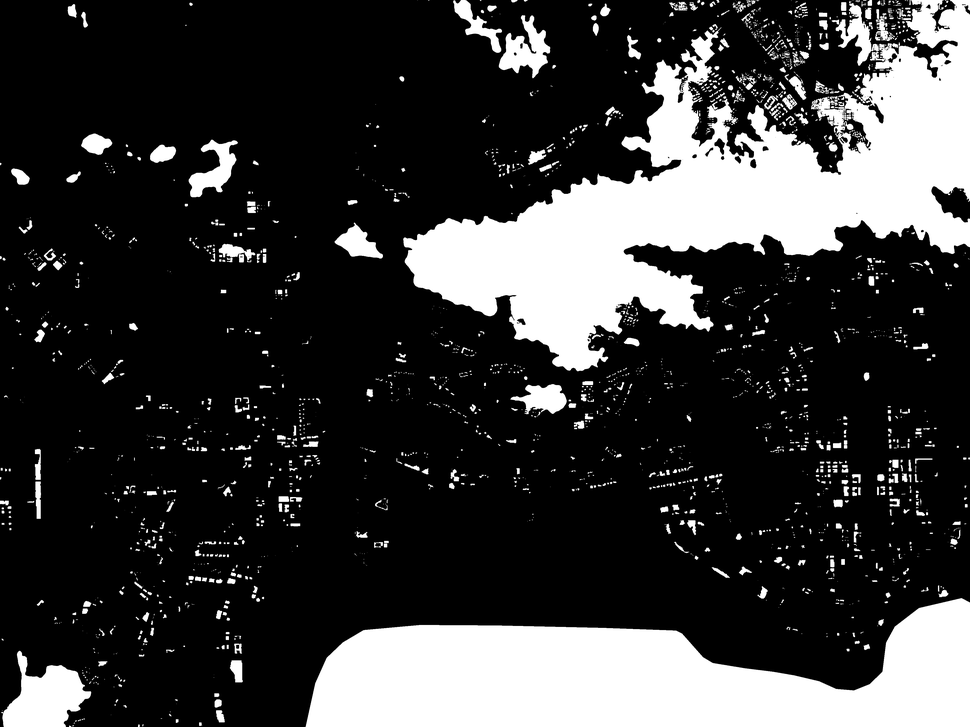
#> input picture data/image.png, 970 x 727 px, shrunk from 4000 x 3000 before the run
$ python generate_first_move_matrix.py
#> lines starting #> are read from the running program, lines starting #| are printed output that depends on the picture; after the words box and inside, x2 and y2 are one past the last pixel; in counts of white or black regions, pixels touching at a corner belong together
"""
Generate First Move Matrix for Pathfinding Training Data

This script generates a first move matrix given a map, start point, and goal point.
The first move matrix indicates the direction of the first move from each cell
to reach the goal, which can be used as training data for neural networks.
"""

import numpy as np
import cv2
import heapq
from typing import Tuple, List, Optional
from collections import deque


# Direction encoding for 4-connected grid
# 0: North (up, -y), 1: South (down, +y), 2: East (right, +x), 3: West (left, -x)
DIRECTIONS_4 = [
    (0, -1),   # 0: North
    (0, 1),    # 1: South
    (1, 0),    # 2: East
    (-1, 0),   # 3: West
]

# Direction encoding for 8-connected grid
DIRECTIONS_8 = [
    (0, -1),   # 0: North
    (0, 1),    # 1: South
    (1, 0),    # 2: East
    (-1, 0),   # 3: West
    (1, -1),   # 4: Northeast
    (-1, -1),  # 5: Northwest
    (1, 1),    # 6: Southeast
    (-1, 1),   # 7: Southwest
]

OBSTACLE_VALUE = -1
UNREACHABLE_VALUE = -2


# [91 lines left out: function compute_first_move_matrix_dijkstra, not called in this run]


def compute_first_move_matrix_bfs(
    map_img: np.ndarray,
    goal: Tuple[int, int],
    use_8_connected: bool = False
) -> np.ndarray:
    """
    Compute first move matrix using BFS backwards from the goal.
    This is faster than Dijkstra for uniform-cost grids.

    Args:
        map_img: 2D numpy array where 0=free, >200=obstacle (or binary: 0=free, 1=obstacle)
        goal: (x, y) goal position in pixel coordinates
        use_8_connected: If True, use 8-connected grid, else 4-connected

    Returns:
        2D numpy array of first move directions
    """
    height, width = map_img.shape
    directions = DIRECTIONS_8 if use_8_connected else DIRECTIONS_4

    # Initialize first move matrix
    first_move_matrix = np.full((height, width), UNREACHABLE_VALUE, dtype=np.int32)

    # Mark obstacles
    obstacle_mask = (map_img > 200) if map_img.max() > 1 else (map_img == 1)
    first_move_matrix[obstacle_mask] = OBSTACLE_VALUE

    # Check if goal is valid
    goal_y, goal_x = goal[1], goal[0]  # Note: goal is (x, y), but array is (y, x)
    if goal_x < 0 or goal_x >= width or goal_y < 0 or goal_y >= height:
        return first_move_matrix
    if obstacle_mask[goal_y, goal_x]:
        return first_move_matrix

    # BFS backwards from goal
    queue = deque([(goal_y, goal_x)])
    visited = np.zeros((height, width), dtype=bool)
    visited[goal_y, goal_x] = True

    # For goal cell, mark as 0 (arrived)
    first_move_matrix[goal_y, goal_x] = 0

    while queue:
        y, x = queue.popleft()

        # Explore neighbors
        for dir_idx, (dx, dy) in enumerate(directions):
            nx, ny = x + dx, y + dy

            # Check bounds
            if nx < 0 or nx >= width or ny < 0 or ny >= height:
                continue

            # Check if obstacle
            if obstacle_mask[ny, nx]:
                continue

            # Check if already visited
            if visited[ny, nx]:
                continue

            # Mark as visited and set first move direction
            visited[ny, nx] = True
            first_move_matrix[ny, nx] = dir_idx
            queue.append((ny, nx))

    return first_move_matrix


def visualize_first_move_matrix(
    map_img: np.ndarray,
    first_move_matrix: np.ndarray,
    start: Optional[Tuple[int, int]] = None,
    goal: Optional[Tuple[int, int]] = None,
    use_8_connected: bool = False
) -> np.ndarray:
    """
    Visualize the first move matrix as an RGB image.

    Args:
        map_img: Original map image
        first_move_matrix: First move matrix
        start: Optional start position for visualization
        goal: Optional goal position for visualization
        use_8_connected: Whether 8-connected was used

    Returns:
        RGB image for visualization
    """
    height, width = first_move_matrix.shape
    vis_img = np.zeros((height, width, 3), dtype=np.uint8)

    # Color map for directions
    if use_8_connected:
        colors = [
            (0, 0, 255),    # 0: North - Red
            (0, 255, 0),    # 1: South - Green
            (255, 0, 0),    # 2: East - Blue
            (255, 255, 0),  # 3: West - Cyan
            (255, 0, 255),  # 4: Northeast - Magenta
            (0, 255, 255),  # 5: Northwest - Yellow
            (128, 128, 0),  # 6: Southeast
            (128, 0, 128),  # 7: Southwest
        ]
    else:
        colors = [
            (0, 0, 255),    # 0: North - Red
            (0, 255, 0),    # 1: South - Green
            (255, 0, 0),    # 2: East - Blue
            (255, 255, 0),  # 3: West - Cyan
        ]

    # Draw directions
    for y in range(height):
        for x in range(width):
            val = first_move_matrix[y, x]
            if val == OBSTACLE_VALUE:
                vis_img[y, x] = (128, 128, 128)  # Gray for obstacles
            elif val == UNREACHABLE_VALUE:
                vis_img[y, x] = (0, 0, 0)  # Black for unreachable
            elif 0 <= val < len(colors):
                vis_img[y, x] = colors[val]

    # Draw start and goal
    if start is not None:
        sx, sy = start[0], start[1]
        if 0 <= sx < width and 0 <= sy < height:
            cv2.circle(vis_img, (sx, sy), 5, (0, 255, 255), -1)  # Yellow circle
    if goal is not None:
        gx, gy = goal[0], goal[1]
        if 0 <= gx < width and 0 <= gy < height:
            cv2.circle(vis_img, (gx, gy), 5, (255, 255, 255), -1)  # White circle

    return vis_img


def generate_training_sample(
    map_img: np.ndarray,
    start: Tuple[int, int],
    goal: Tuple[int, int],
    use_8_connected: bool = False,
    use_bfs: bool = True
) -> dict:
    """
    Generate a single training sample with first move matrix.

    Args:
        map_img: 2D numpy array map (0=free, >200 or 1=obstacle)
        start: (x, y) start position
        goal: (x, y) goal position
        use_8_connected: Whether to use 8-connected grid
        use_bfs: If True, use BFS (faster for uniform cost), else Dijkstra

    Returns:
        Dictionary containing:
        - 'map': map image array
        - 'start': start position
        - 'goal': goal position
        - 'first_move_matrix': first move matrix
        - 'use_8_connected': whether 8-connected was used
    """
    if use_bfs:
        first_move_matrix = compute_first_move_matrix_bfs(
            map_img, goal, use_8_connected
        )
    else:
        first_move_matrix = compute_first_move_matrix_dijkstra(
            map_img, goal, use_8_connected
        )

    return {
        'map': map_img.copy(),
        'start': start,
        'goal': goal,
        'first_move_matrix': first_move_matrix,
        'use_8_connected': use_8_connected
    }


# Example usage
if __name__ == "__main__":
    import matplotlib.pyplot as plt

    # Load map
    map_path = "data/image.png"
    map_img = cv2.imread(map_path, cv2.IMREAD_GRAYSCALE)
#> map_img is the input picture: shape (727, 970); min 0, max 255, mean 58.2

    if map_img is None:
        print(f"Error: Could not load map from {map_path}")
        exit(1)

    print(f"Map size: {map_img.shape}")
#| Map size: (727, 970)

    # Example start and goal
    height, width = map_img.shape
#> height = 727; width = 970
    start = (width // 4, height // 4)
#> start = (242, 181)
    goal = (3 * width // 4, 3 * height // 4)
#> goal = (727, 545)

    # Generate first move matrix
    print("Generating first move matrix...")
    sample = generate_training_sample(
        map_img, start, goal,
        use_8_connected=False,  # Use 4-connected for now
        use_bfs=True
    )
#> in compute_first_move_matrix_bfs, `obstacle_mask = (map_img > 200) if map_img.max() > 1 else (map_img == 1)`:
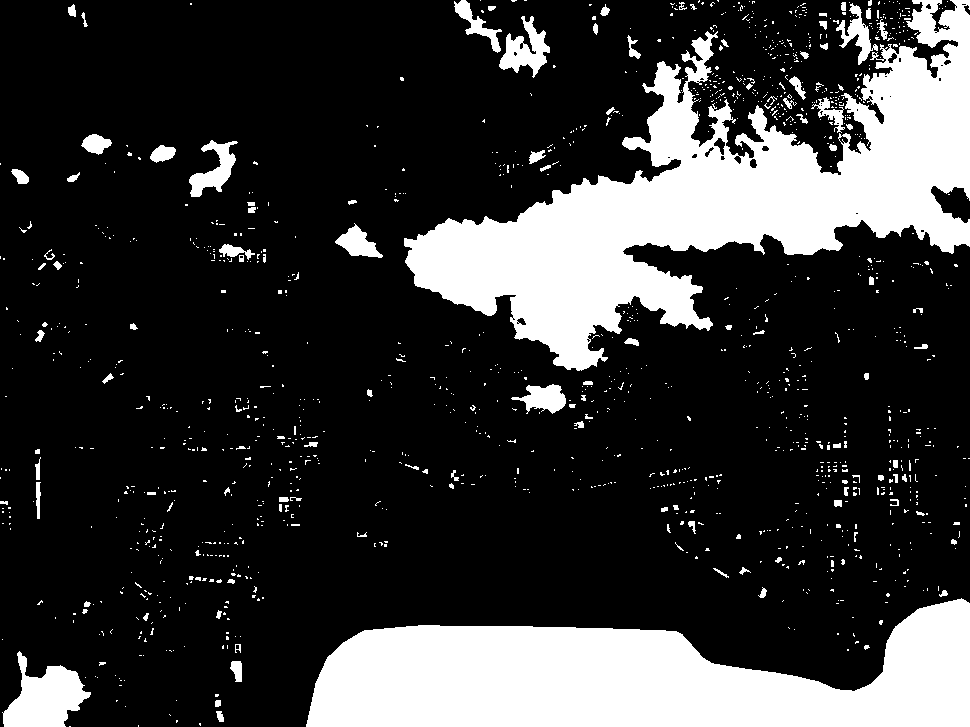
#> obstacle_mask: shape (727, 970) bool; 21.7% white; 1336 white regions (1215 under 20 px), largest, box (x1, y1, x2, y2) and area: (404, 0, 970, 371) 76096, (306, 598, 970, 727) 56512, (2, 651, 91, 727) 3701
#> after the loop in compute_first_move_matrix_bfs, `while queue:`:
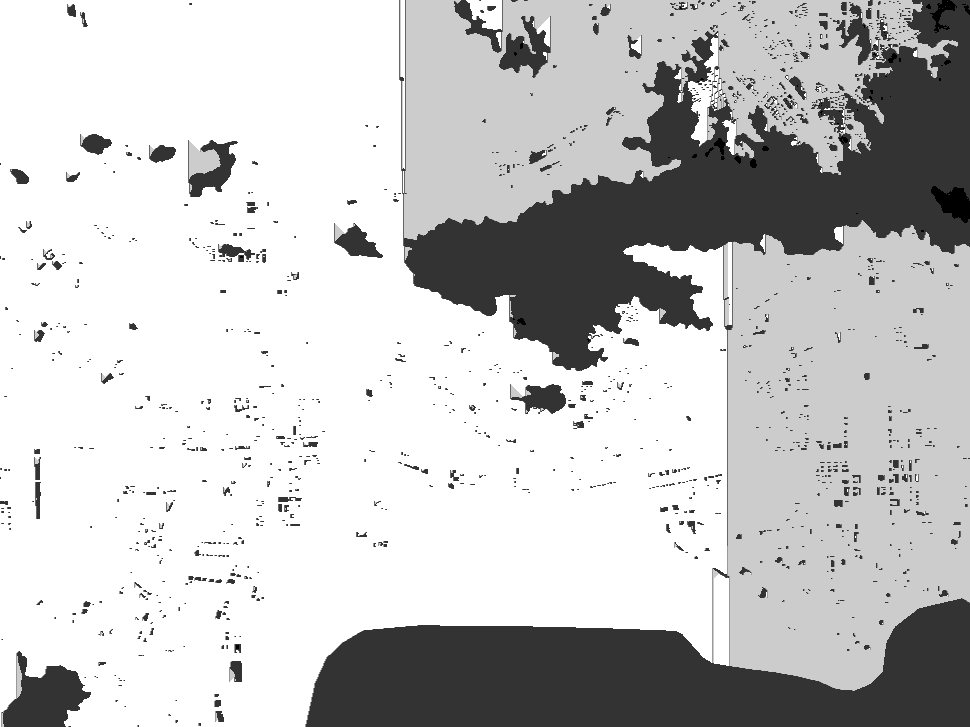
#> first_move_matrix: shape (727, 970) int32; min -2, max 3, mean 1.86; drawn with min black and max white
#> after the loop in compute_first_move_matrix_bfs, `while queue:`:
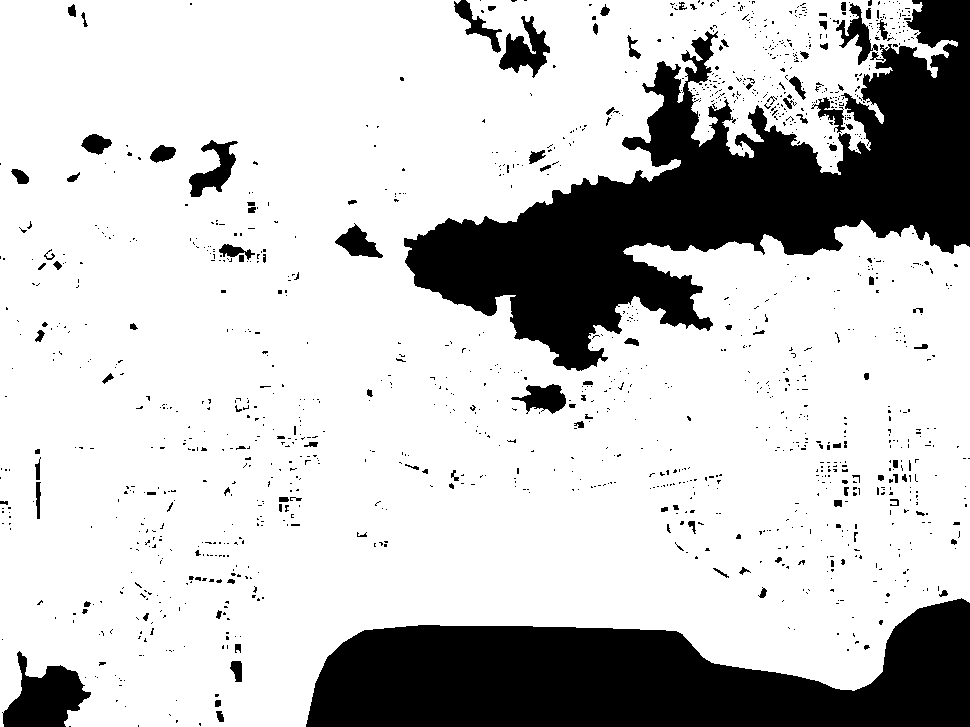
#> visited: shape (727, 970) bool; 78.1% white; 1331 black regions (1210 under 20 px), largest, box (x1, y1, x2, y2) and area: (404, 0, 970, 371) 77811, (306, 598, 970, 727) 56512, (2, 651, 91, 727) 3701
#> sample = 5 items

    first_move_matrix = sample['first_move_matrix']

    # Visualize
    vis_img = visualize_first_move_matrix(
        map_img, first_move_matrix, start, goal,
        use_8_connected=False
    )
#> after the loop in visualize_first_move_matrix, `for y in range(height):`:
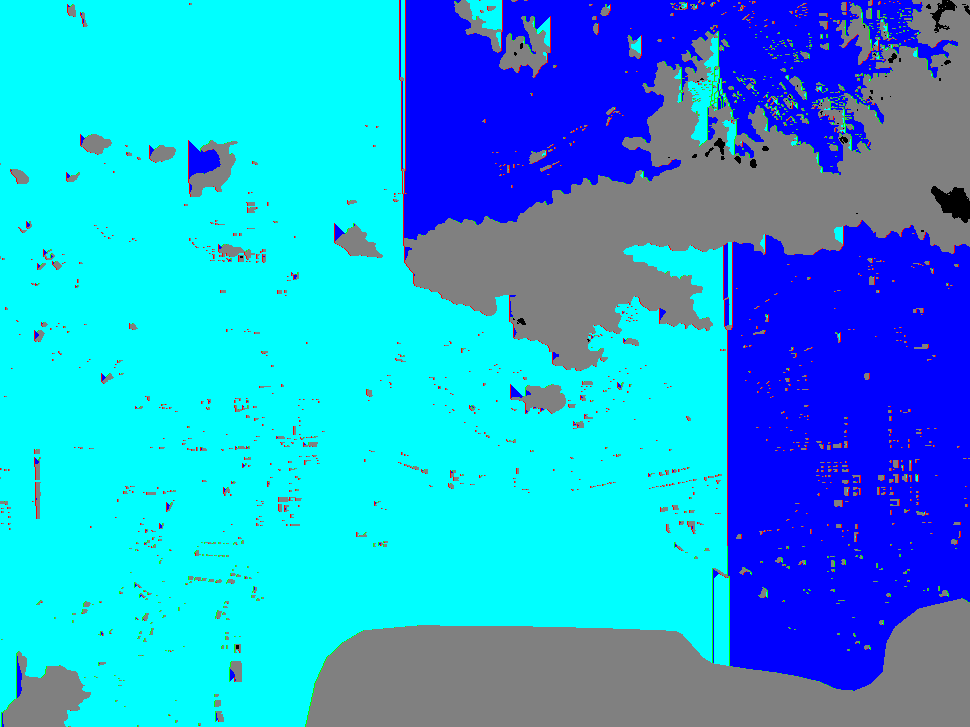
#> vis_img: shape (727, 970, 3); mean of channels 0, 1, 2 224.4, 164.9, 29.2; drawn as B, G, R
#> in visualize_first_move_matrix, `cv2.circle(vis_img, (sx, sy), 5, (0, 255, 255), -1)`: vis_img: shape (727, 970, 3); 0.01% of pixels changed, all inside (x1, y1, x2, y2) = (237, 176, 248, 187)
#> in visualize_first_move_matrix, `cv2.circle(vis_img, (gx, gy), 5, (255, 255, 255), -1)`: vis_img: shape (727, 970, 3); mean of channels 0, 1, 2 224.4, 164.9, 29.3

    # Save visualization
    cv2.imwrite("first_move_matrix_visualization.png", vis_img)
    print("Saved visualization to first_move_matrix_visualization.png")

    # Save first move matrix as numpy array
    np.save("first_move_matrix.npy", first_move_matrix)
    print("Saved first move matrix to first_move_matrix.npy")

    # Print statistics
    unique, counts = np.unique(first_move_matrix, return_counts=True)
#> unique = [-2, -1, 0, 1, 2, 3]; counts = [1785, 152735, 4067, 2764, 167281, 376558]
    print("\nFirst move matrix statistics:")
    for val, count in zip(unique, counts):
        if val == OBSTACLE_VALUE:
            print(f"  Obstacles: {count}")
        elif val == UNREACHABLE_VALUE:
            print(f"  Unreachable: {count}")
        else:
            print(f"  Direction {val}: {count}")
#> this loop made 6 passes
#> count on passes 1 to 6: 1785, 152735, 4067, 2764, 167281, 376558
#|   Unreachable: 1785
#|   Obstacles: 152735
#|   Direction 0: 4067
#|   Direction 1: 2764
#|   Direction 2: 167281
#|   Direction 3: 376558

    # Display
    plt.figure(figsize=(15, 5))

    plt.subplot(1, 3, 1)
    plt.imshow(map_img, cmap='gray')
    plt.scatter([start[0]], [start[1]], c='green', s=100, marker='o', label='Start')
    plt.scatter([goal[0]], [goal[1]], c='red', s=100, marker='x', label='Goal')
    plt.title('Original Map')
    plt.legend()

    plt.subplot(1, 3, 2)
    plt.imshow(first_move_matrix, cmap='viridis')
    plt.colorbar(label='First Move Direction')
    plt.title('First Move Matrix')

    plt.subplot(1, 3, 3)
    plt.imshow(vis_img)
    plt.title('First Move Visualization')

    plt.tight_layout()
    plt.savefig("first_move_matrix_comparison.png", dpi=150)
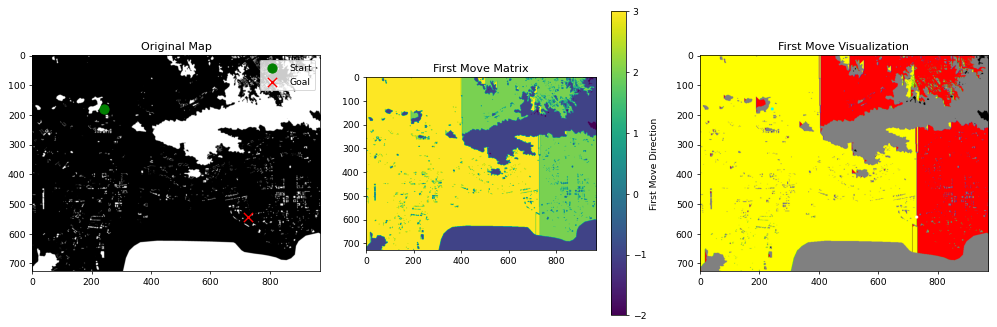
#> figure drawn by matplotlib, 4 panels
    print("Saved comparison figure to first_move_matrix_comparison.png")
    plt.show()
